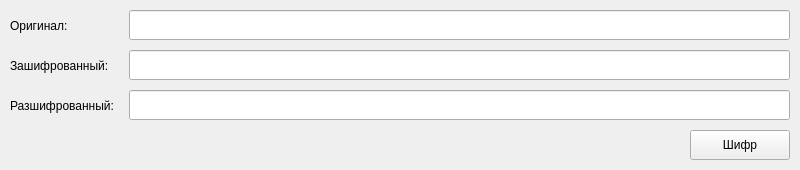
<?xml version="1.0" encoding="UTF-8"?>
<ui version="4.0">
 <class>MainWindow</class>
 <widget class="QMainWindow" name="MainWindow">
  <property name="geometry">
   <rect>
    <x>0</x>
    <y>0</y>
    <width>800</width>
    <height>170</height>
   </rect>
  </property>
  <property name="windowTitle">
   <string>MainWindow</string>
  </property>
  <widget class="QWidget" name="centralwidget">
   <widget class="QLineEdit" name="orig_Edit">
    <property name="geometry">
     <rect>
      <x>129</x>
      <y>10</y>
      <width>661</width>
      <height>30</height>
     </rect>
    </property>
   </widget>
   <widget class="QLineEdit" name="crypt_Edit">
    <property name="geometry">
     <rect>
      <x>129</x>
      <y>50</y>
      <width>661</width>
      <height>30</height>
     </rect>
    </property>
    <property name="readOnly">
     <bool>true</bool>
    </property>
   </widget>
   <widget class="QLineEdit" name="decrypt_Edit">
    <property name="geometry">
     <rect>
      <x>129</x>
      <y>90</y>
      <width>661</width>
      <height>30</height>
     </rect>
    </property>
    <property name="readOnly">
     <bool>true</bool>
    </property>
   </widget>
   <widget class="QLabel" name="label">
    <property name="geometry">
     <rect>
      <x>10</x>
      <y>10</y>
      <width>121</width>
      <height>31</height>
     </rect>
    </property>
    <property name="text">
     <string>Оригинал:</string>
    </property>
   </widget>
   <widget class="QLabel" name="label_2">
    <property name="geometry">
     <rect>
      <x>10</x>
      <y>50</y>
      <width>121</width>
      <height>31</height>
     </rect>
    </property>
    <property name="text">
     <string>Зашифрованный:</string>
    </property>
   </widget>
   <widget class="QLabel" name="label_3">
    <property name="geometry">
     <rect>
      <x>10</x>
      <y>90</y>
      <width>121</width>
      <height>31</height>
     </rect>
    </property>
    <property name="text">
     <string>Разшифрованный:</string>
    </property>
   </widget>
   <widget class="QPushButton" name="crypt_Button">
    <property name="geometry">
     <rect>
      <x>690</x>
      <y>130</y>
      <width>100</width>
      <height>30</height>
     </rect>
    </property>
    <property name="text">
     <string>Шифр</string>
    </property>
   </widget>
  </widget>
 </widget>
 <resources/>
 <connections/>
</ui>
